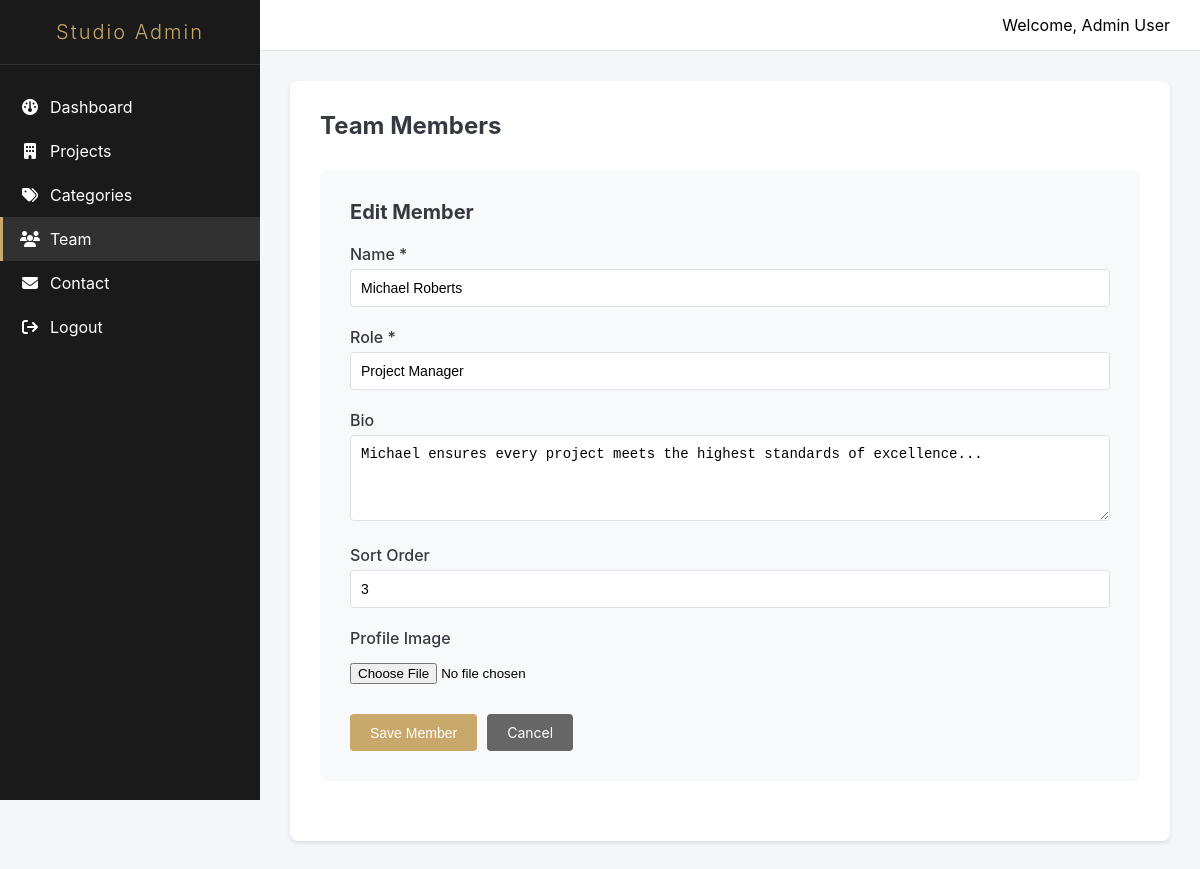
/admin/team.php?edit=3 (signed in), run on the app's committed database.
### tables this page shows
CREATE TABLE team (
    id INT AUTO_INCREMENT PRIMARY KEY,
    name VARCHAR(100) NOT NULL,
    role VARCHAR(100) NOT NULL,
    bio TEXT,
    image VARCHAR(255),
    sort_order INT DEFAULT 0,
    created_at TIMESTAMP DEFAULT CURRENT_TIMESTAMP
);

### admin/team.php (the view, shortened to what this page needs)
<?php
$db = Database::getInstance()->getConnection();
$editMember = null;
if (isset($_GET['edit'])) {
    $stmt = $db->prepare("SELECT * FROM team WHERE id = ?");
    $stmt->execute([(int)$_GET['edit']]);
    $editMember = $stmt->fetch();
}
$team = $db->query("SELECT * FROM team ORDER BY sort_order ASC")->fetchAll();
include __DIR__ . '/includes/header.php';
?>
<div class="admin-content">
    <div class="admin-header">
        <h1>Team Members</h1>
    </div>
    <div class="form-container <?php echo !$editMember ? 'hidden' : ''; ?>" id="addForm">
        <h2><?php echo $editMember ? 'Edit Member' : 'Add New Team Member'; ?></h2>
        <form method="POST" enctype="multipart/form-data">
            <div class="form-group">
                <label for="name">Name *</label>
                <input type="text" id="name" name="name" required
                       value="<?php echo $editMember ? $editMember['name'] : ''; ?>">
            </div>
            <div class="form-group">
                <label for="role">Role *</label>
                <input type="text" id="role" name="role" required
                       value="<?php echo $editMember ? $editMember['role'] : ''; ?>">
            </div>
            <div class="form-group">
                <label for="bio">Bio</label>
                <textarea id="bio" name="bio" rows="4"><?php echo $editMember ? $editMember['bio'] : ''; ?></textarea>
            </div>
            <div class="form-group">
                <label for="sort_order">Sort Order</label>
                <input type="number" id="sort_order" name="sort_order"
                       value="<?php echo $editMember ? $editMember['sort_order'] : '0'; ?>">
            </div>
            <div class="form-group">
                <label for="image">Profile Image</label>
                <input type="file" id="image" name="image" accept="image/*">
            </div>
            <div class="form-actions">
                <button type="submit" class="btn-primary">Save Member</button>
                <a href="team.php" class="btn-secondary">Cancel</a>
            </div>
        </form>
    </div>
</div>
<?php include __DIR__ . '/includes/footer.php'; ?>

### assets/css/admin.css (style rules this page uses)
:root { --primary: #1a1a1a; --secondary: #666666; --accent: #c9a96b; --success: #28a745; --danger: #dc3545; --warning: #ffc107; --light: #f8f9fa; --dark: #343a40; --border: #dee2e6; }
* { margin: 0; padding: 0; box-sizing: border-box; }
body { font-family: -apple-system, BlinkMacSystemFont, 'Segoe UI', Roboto, Oxygen, Ubuntu, sans-serif; background: #f4f6f9; }
.admin-content { background: #fff; border-radius: 8px; padding: 30px; box-shadow: 0 2px 4px rgba(0,0,0,0.1); }
.admin-header { display: flex; justify-content: space-between; align-items: center; margin-bottom: 30px; }
.admin-header h1 { font-size: 24px; color: var(--dark); }
.form-container { background: var(--light); padding: 30px; border-radius: 8px; margin-bottom: 30px; }
.form-container h2 { margin-bottom: 20px; color: var(--dark); font-size: 20px; }
.form-group { margin-bottom: 20px; }
.form-group label { display: block; margin-bottom: 5px; font-weight: 500; color: var(--dark); }
.form-group input[type="text"], .form-group input[type="email"], .form-group input[type="number"], .form-group input[type="password"], .form-group select, .form-group textarea { width: 100%; padding: 10px; border: 1px solid var(--border); border-radius: 4px; font-size: 14px; transition: border-color 0.3s; }
.form-group input[type="file"] { padding: 10px 0; }
.form-actions { display: flex; gap: 10px; margin-top: 20px; }
.btn-primary, .btn-secondary, .btn-danger { padding: 10px 20px; border: none; border-radius: 4px; font-size: 14px; cursor: pointer; text-decoration: none; display: inline-block; transition: all 0.3s; }
.btn-primary { background: var(--accent); color: #fff; }
.btn-secondary { background: var(--secondary); color: #fff; }

### data on the page
team: name "Michael Roberts", role "Project Manager", bio "Michael ensures every project meets the highest standards of excellence...", sort_order "3"

### other printed values
$_SESSION['user_name'] "Admin User"
